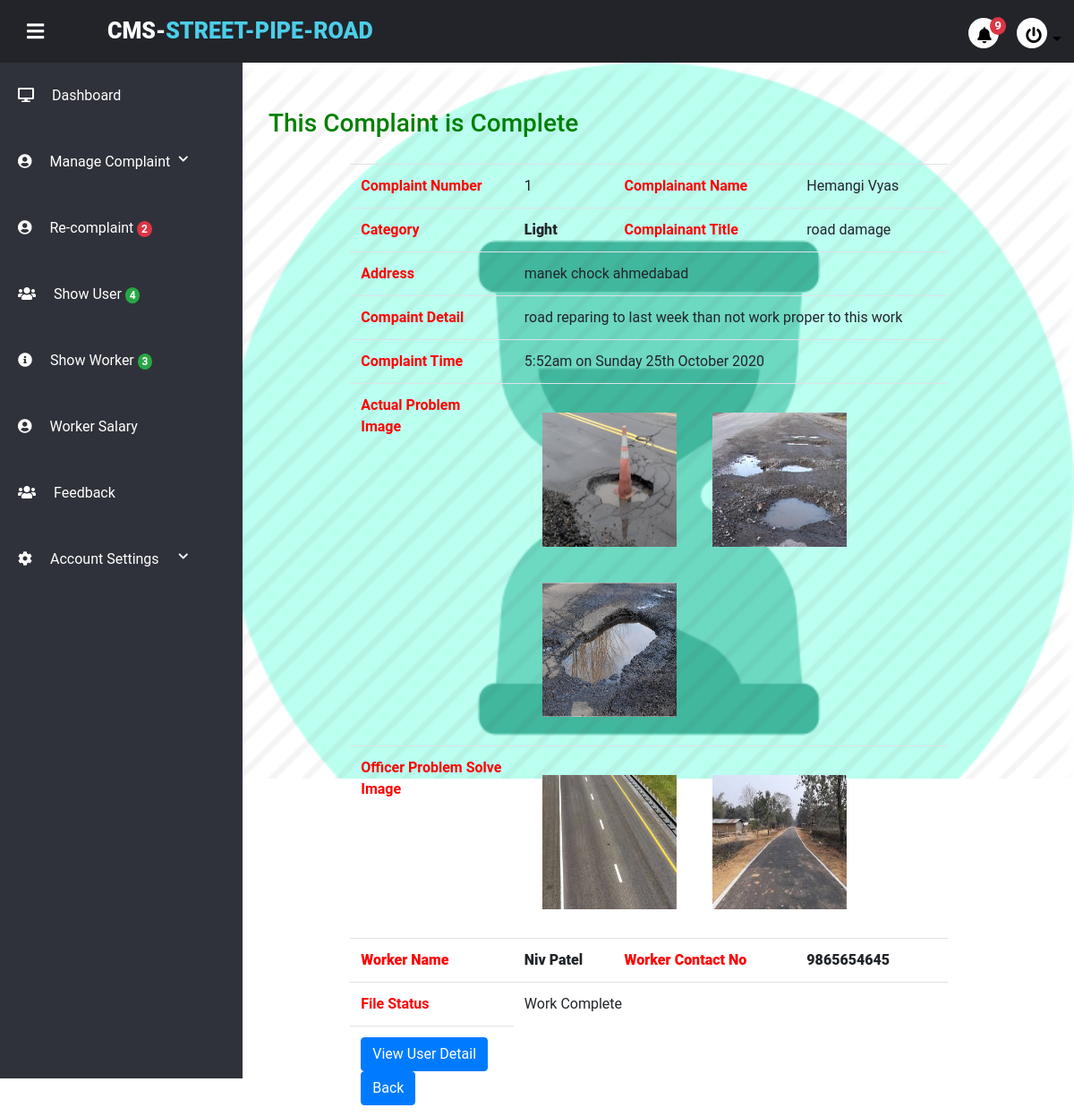
Page /project/admin/complaindetailcomplete.php?complaintid=1 on the committed database.
### tables this page shows
CREATE TABLE `usertb` (
  `user_id` int(11) NOT NULL,
  `user_name` varchar(20) NOT NULL,
  `last_name` varchar(20) NOT NULL,
  `user_email` varchar(100) NOT NULL,
  `user_role` varchar(100) NOT NULL,
  `user_image` varchar(255) NOT NULL,
  `user_city` varchar(100) NOT NULL,
  `pwd` varchar(255) NOT NULL,
  `security_que` varchar(100) NOT NULL,
  `sequrity_ans` varchar(100) NOT NULL,
  `contact` varchar(100) NOT NULL,
  `user_area` varchar(50) NOT NULL,
  `user_pincode` varchar(12) NOT NULL,
  `account_time` timestamp NOT NULL DEFAULT current_timestamp()
);

CREATE TABLE `complain_tb` (
  `complaint_id` int(20) NOT NULL,
  `complaint_title` varchar(100) NOT NULL,
  `c_type` varchar(20) NOT NULL,
  `complaint_discription` varchar(255) NOT NULL,
  `user_id` int(10) NOT NULL,
  `user_worker_id` int(10) NOT NULL,
  `padding` enum('1','0') NOT NULL,
  `running` enum('1','0') NOT NULL,
  `complete` enum('1','0') NOT NULL,
  `image` varchar(255) NOT NULL,
  `c_address` varchar(255) NOT NULL,
  `recever_image` varchar(600) NOT NULL,
  `ctimestamp` datetime NOT NULL DEFAULT current_timestamp(),
  `solvetimestamp` datetime NOT NULL DEFAULT current_timestamp()
);

### project/admin/complaindetailcomplete.php (the view, shortened to what this page needs)
<!DOCTYPE html>
<html lang="en" dir="ltr">
<?php include("partial/_dbconnect.php");
include("partial/link.php");
?>
<body>
    <div class="wrapper">
        <?php include("partial/header.php");?>
        <div class="main-container">
            <div class="container my-3">
            <?php
            $complaint_get_id=$_GET['complaintid'];
 echo '<h3 style="font-wight:500;color:green;padding:20px">This Complaint is Complete</h3>';
              ?>
                <table class="table table-borderedless mx-auto" style="width: 75%;">
                <tbody>
                        <?php
                        $sql="SELECT * FROM `complain_tb` WHERE `complaint_id`='$complaint_get_id'";
                        $result=mysqli_query($conn,$sql);
                        while($row = mysqli_fetch_assoc($result))
                        {
                            $complaint_id=$row["complaint_id"];
                            $complaint_name=$row["complaint_title"];
                            $complaint_dis=$row["complaint_discription"];
                            $complaint_ctimestamp=$row["ctimestamp"];
                            $date=date_create($complaint_ctimestamp);
                            $complaint_user_id=$row["user_id"];
                            $res_c_image=$row["image"];
                            $c_type=$row["c_type"];
                            $solve_image=$row["recever_image"];
                            $c_address=$row["c_address"];
                            $sql2="SELECT * FROM `usertb` WHERE `user_id`=$complaint_user_id";
                            $result2=mysqli_query($conn,$sql2);
                            while($row2 = mysqli_fetch_assoc($result2))
                            {
                                $name1=ucfirst($row2["user_name"]);
                            $name2=ucfirst($row2["last_name"]);
                            $user_name=$name1.' '.$name2;
                      echo'  <tr>
                            <th scope="row">Complaint Number</th>
                            <td>'.$complaint_id.'</td>
                            <th scope="row"> Complainant Name</th>
                            <td>'.$user_name.'</td>
                        </tr>
                        <tr>
                            <th scope="row">Category</th>
                            <td style="font-weight:900;">'.ucfirst($c_type).'</td>
                            <th scope="row"> Complainant Title</th>
                            <td>'.$complaint_name.'</td>
                        </tr>
                        <tr>
                            <th scope="row">Address</th>
                            <td colspan="3">'.$c_address.'</td>
                        </tr>
                        <tr>
                            <th scope="row"> Compaint Detail</th>
                            <td colspan="3">'.$complaint_dis.'</td>
                        </tr>
                        <tr>
                            <th scope="row">Complaint Time</th>
                            <td colspan="3">'.date_format($date, 'g:ia \o\n l jS F Y').'</td>
                        </tr>
                        <tr>
                            <th scope="row">Actual Problem Image</th>
                            <td colspan="3">';
                            $res_c_image=explode(" ",$res_c_image);
                            $count=count($res_c_image)-1;
                            for ($i=0; $i <$count ; ++$i) {
                                echo '<img src="../../USER_WORK/'.$res_c_image[$i].'" alt="" style="margin:20px;" height="150px" width="150px" >';
                            }
                            echo '</td>
                        </tr>';
                        echo '<tr>
                            <th scope="row" style="color:red;">Officer Problem  Solve Image</th>
                            <td colspan="3">';
                            $solve_image=explode(" ",$solve_image);
                            $count=count($solve_image)-1;
                            if($count==0){
                                echo 'No Data Uploaded to Officer Side...';
                            }else
                            {
                                for ($i=0; $i <$count ; ++$i) {
                                    echo '<img src="../worker/'.$solve_image[$i].'" alt="" style="margin:20px;" height="150px" width="150px" >';
                                }
                            }
                            echo '</td>
                        </tr>';
                        }
                        $r_user_id=$row["user_worker_id"];
                            $sql2="SELECT * FROM `usertb` WHERE `user_id`=$r_user_id";
                            $result2=mysqli_query($conn,$sql2);
                            while($row2 = mysqli_fetch_assoc($result2))
                            {
                                $user_name=$row2["user_name"];
                                $last_name=$row2["last_name"];
                                $user_contact=$row2["contact"];
                                echo '<tr>
                            <th style="font-weight:900;" scope="row">Worker Name</th>
                            <td style="font-weight:900;">'.ucfirst($user_name).' '.ucfirst($last_name).'</td>
                            <th  style="font-weight:900;" scope="row">Worker Contact No</th>
                            <td style="font-weight:900;" >'.$user_contact.'</td>
                        </tr>';
                            }
                        echo '<tr>
                            <th scope="row"> File Status</th>
                            <td colspan="3">Work Complete</td>
                        </tr>
                        <tr>
                            <td><button type="button" class="btn btn-primary" data-toggle="modal"
                                    data-target="#viewuserdetail">
                                    View User Detail
                                </button>';
                                echo '&nbsp;<a href="completeprocess.php" class="btn btn-primary">Back</a>
                               </td>
                        </tr>';
                        }
                        ?>
                    </tbody>
                </table>
            </div>
        </div>
</body>
</html>

### project/admin/css/style.css (style rules this page uses)
* { margin: 0; padding: 0; list-style: none; text-decoration: none; box-sizing: border-box; transition: 0.5s; font-family: "Roboto", sans-serif; }
body { background: #fff; }
.wrapper .main-container { width: (100% - 250px); margin-top: 70px; margin-left: 250px; padding: 15px; background: url(image/pprocess.png)no-repeat; background-size: cover; height: 100vh; transition: 0.3s; }

### project/admin/complaindetailcomplete.php (style rules this page uses)
th { color: red; }

### rows in the picture
complain_tb: complaint_id "1", c_type "Light", complaint_title "road damage", c_address "manek chock ahmedabad", complaint_discription "road reparing to last week than not work proper to this work", ctimestamp "5:52am on Sunday 25th October 2020"
usertb: user_name "Hemangi Vyas"
usertb: user_name "Niv", last_name "Patel", contact "9865654645"

### other values in the picture
$ncount "9"
$ncount "2"
$ncount "4"
$ncount "3"
